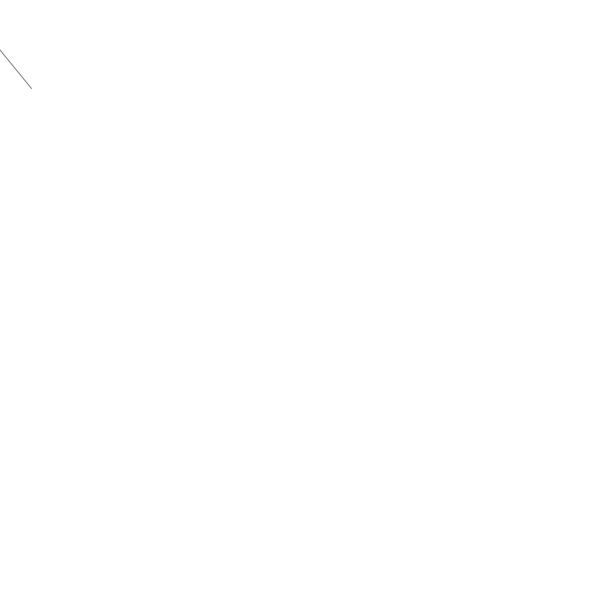
Frame 1 (no input)
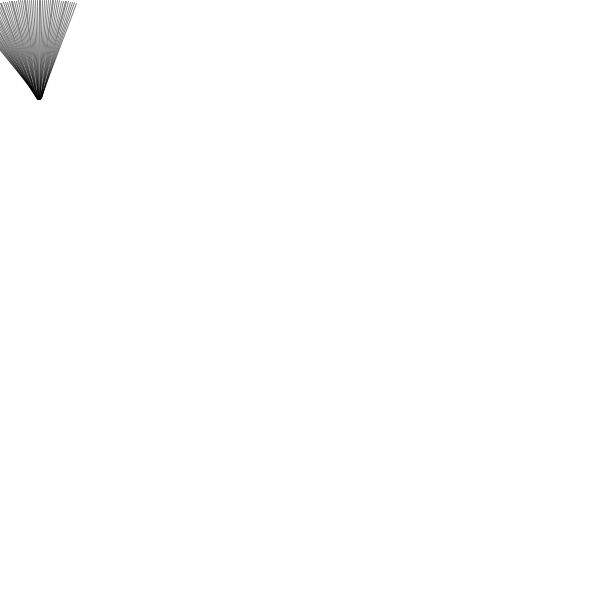
Frame 60 (the mouse pressed at the canvas centre just before this capture)
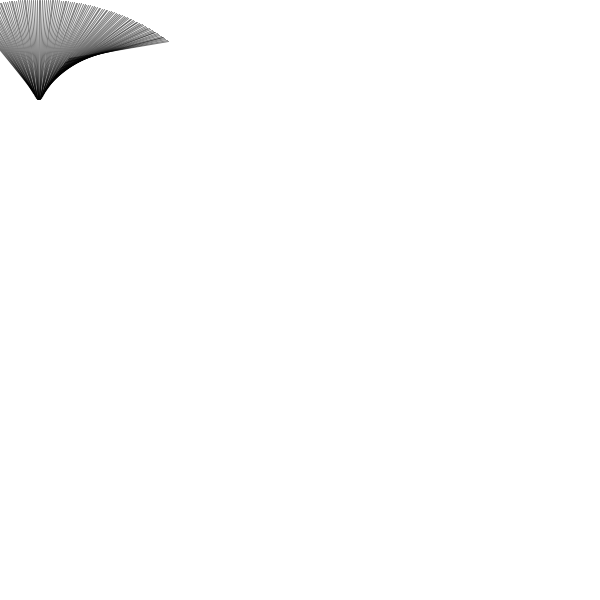
Frame 120 (the mouse held since frame 60 and released just before this capture)

The Processing sketch that drew these frames (run headless with seeded random() and noise(); from frame 60 on, the mouse is pressed at the canvas centre):

// Processing sketch: midtermpractice_2w7
// ── midtermpractice_2w7.pde
//your rectangle should rotate and move across the screen from left to right
//currently it only rotates in place 
//change the sketch so that it draws from left to right, then down; change either the translate function or the conditional to do this.


float x = 0; 
float y =50;

void setup() {
  size(600, 600);
  background(255);
  rectMode(CENTER);
}

void draw() {
  pushMatrix();
  translate(x, y);
  rotate(radians(frameCount + y));
  stroke(0, 130);
  line(-50, 0, 50, 0);
  
  popMatrix();
  
 
  if(x <= width){
     //reset your x & y coordinates
     x++;
  }else{
  y=y+50;
  x =0;
  }
}
